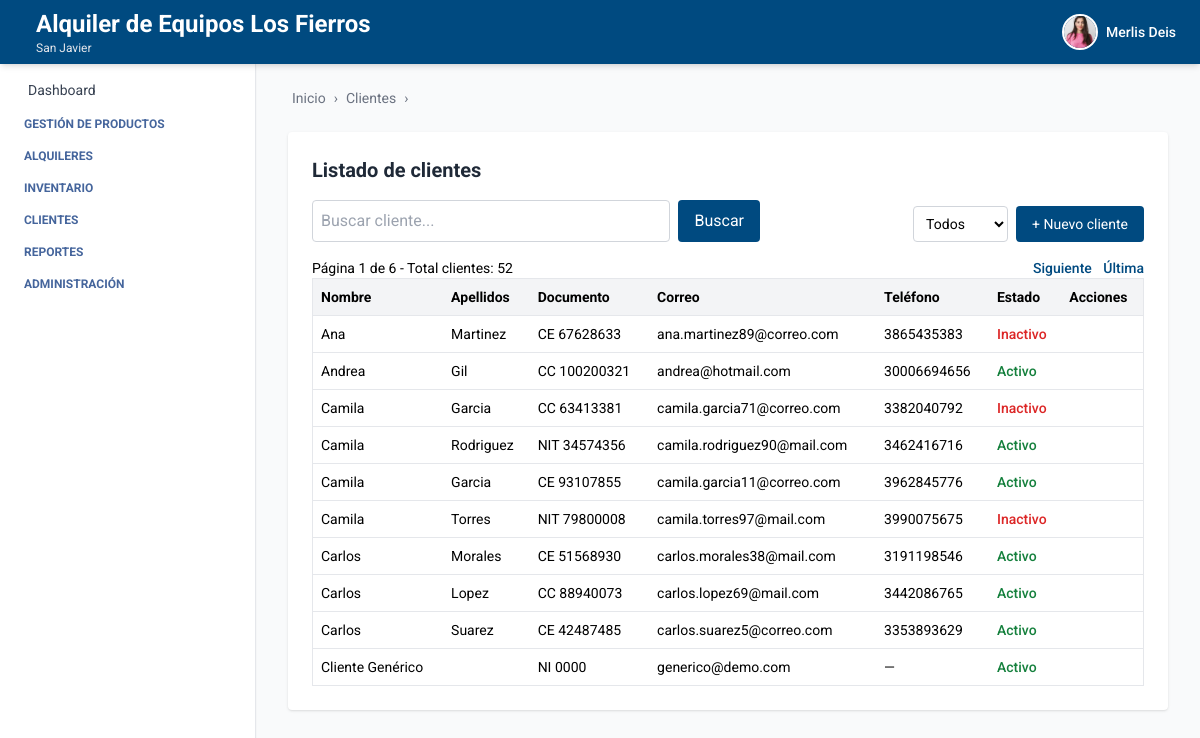
The app's page /clientes/ (signed in), older data.
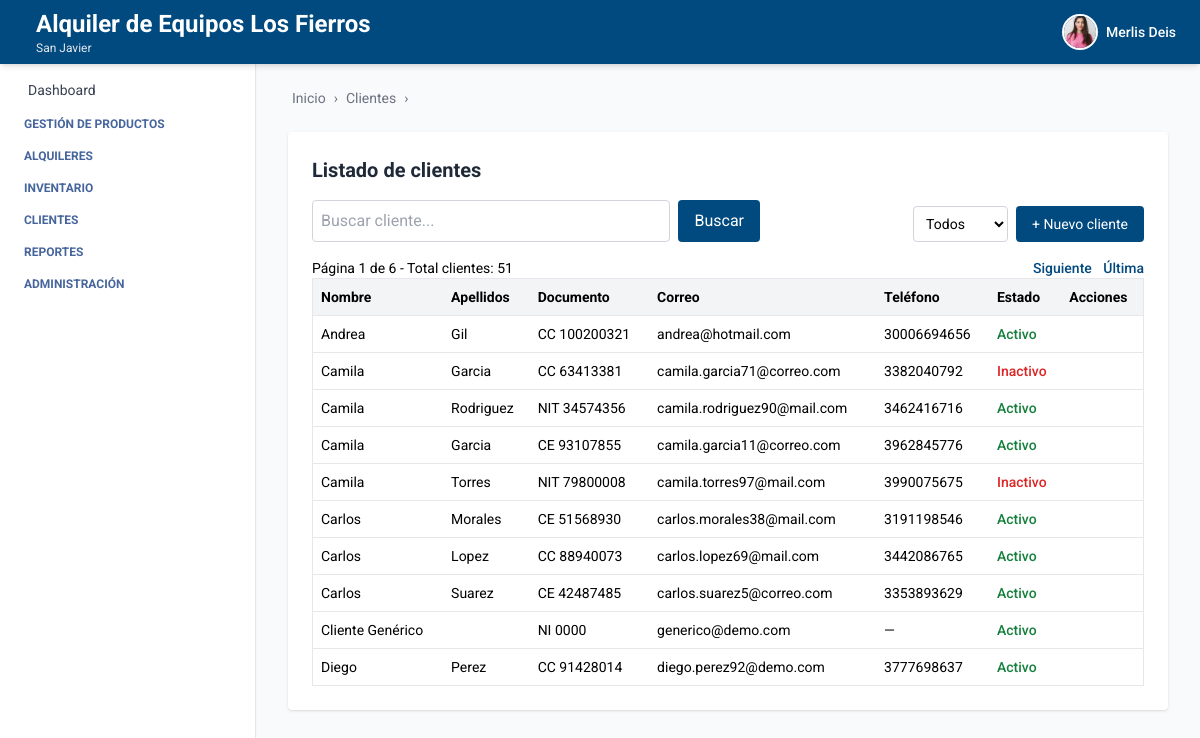
The same page, newer data.
### cliente/models.py (models this page shows, shortened)
class Cliente(Persona):
    documento = models.CharField(max_length=30)  # ← ahora está en Cliente
    empresa = models.ForeignKey(Empresa, on_delete=models.CASCADE)
    estado = models.BooleanField(default=True)
    class Meta:
        verbose_name = 'Cliente'
        verbose_name_plural = 'Clientes'
        unique_together = ('documento', 'empresa')  # ✅ ahora sí funciona

### persona/models.py (models this page shows, shortened)
class Persona(models.Model):
    TIPO_DOCUMENTO_CHOICES = [
        ('CC', 'Cédula de ciudadanía'),
        ('NIT', 'NIT'),
        ('CE', 'Cédula de extranjería'),
    ]
    nombre = models.CharField(max_length=100)
    apellidos = models.CharField(max_length=100)
    tipo_documento = models.CharField(max_length=10, choices=TIPO_DOCUMENTO_CHOICES)
    telefono = models.CharField(max_length=20, blank=True, null=True)
    correo = models.EmailField(blank=True, null=True)
    direccion = models.CharField(max_length=255, blank=True, null=True)
    class Meta:
        verbose_name = 'Persona'
        verbose_name_plural = 'Personas'

### cliente/views.py (the view, shortened to what this page needs)
# urls.py: path('clientes/', cliente_list, name='cliente_list'),
@login_required
def cliente_list(request):
    query = request.GET.get('q', '').strip()
    clientes_qs = Cliente.objects.filter(empresa=request.user.empresa)
    total_clientes= len(Cliente.objects.filter(empresa=request.user.empresa))
    clientes_qs = clientes_qs.order_by('nombre')
    paginator = Paginator(clientes_qs, 10)
    page_number = request.GET.get('page')
    clientes = paginator.get_page(page_number)
    total_clientes= "Total clientes: " + str(total_clientes)
    return render(request, 'cliente_list.html', {
        'clientes': clientes,
        'total_clientes': total_clientes,
        'query': query,
        'estado_filtro': 'todos',
        'breadcrumb_items': [('Clientes', 'Listado')],
    })

### cliente/templates/cliente_list.html (shortened to what this page needs)
{% extends 'index.html' %}
{% block breadcrumb %}
  {% include 'breadcrumb.html' with home='/' breadcrumbs=breadcrumb_items %}
{% endblock %}
{% block content %}
  <div class="max-w-6xl mx-auto mt-6 bg-white p-6 rounded shadow">
    <div class="flex justify-between items-center mb-4">
      <h2 class="text-xl font-bold text-gray-800">Listado de clientes</h2>
    </div>
    <form method="get" class="mb-4 flex justify-between items-end gap-2">
      <div class="flex gap-2 w-full max-w-md">
        <input type="text" name="q" value="{{ query }}" placeholder="Buscar cliente..." class="p-2 border border-gray-300 rounded w-full" />
        <button type="submit" class="bg-[var(--primary-color)] text-white px-4 py-2 rounded">Buscar</button>
      </div>
      <div class="flex items-end gap-2">
        <select id="filtro-estado" class="p-2 border border-gray-300 rounded text-sm bg-white">
          <option value="{% url 'cliente_list' %}" {% if estado_filtro == 'todos' %}selected{% endif %}>Todos</option>
      </select>
        <a href="{% url 'cliente_create' %}" class="bg-[var(--primary-color)] text-white px-4 py-2 rounded text-sm hover:bg-blue-700 transition">+ Nuevo cliente</a>
      </div>
    </form>
    <table class="min-w-full bg-white border border-gray-200 rounded text-sm">
      <thead class="bg-gray-100 text-left">
        <tr>
          <th class="p-2">Nombre</th>
          <th class="p-2">Apellidos</th>
          <th class="p-2">Documento</th>
          <th class="p-2">Correo</th>
          <th class="p-2">Teléfono</th>
          <th class="p-2">Estado</th>
          <th class="p-2">Acciones</th>
        </tr>
      </thead>
      <tbody>
        {% for cliente in clientes %}
          <tr class="border-t">
            <td class="p-2">{{ cliente.nombre }}</td>
            <td class="p-2">{{ cliente.apellidos }}</td>
            <td class="p-2">{{ cliente.tipo_documento }} {{ cliente.documento }}</td>
            <td class="p-2">{{ cliente.correo|default:'—' }}</td>
            <td class="p-2">{{ cliente.telefono|default:'—' }}</td>
            <td class="p-2">
              {% if cliente.estado %}
                <span class="text-green-700 font-medium">Activo</span>
              {% else %}
                <span class="text-red-600 font-medium">Inactivo</span>
              {% endif %}
            </td>
            <td class="p-2 text-sm">
            </td>
          </tr>
        {% empty %}
          <tr>
            <td colspan="7" class="p-4 text-center text-gray-500">No hay clientes registrados.</td>
          </tr>
        {% endfor %}
      </tbody>
      <div class="mt-4 flex justify-between items-center text-sm">
        <div>
          Página {{ clientes.number }} de {{ clientes.paginator.num_pages }} - <span>{{ total_clientes }}</span>
        </div>
        <div class="space-x-2">
          {% if clientes.has_next %}
            <a href="?page={{ clientes.next_page_number }}"
              class="text-[var(--primary-color)] font-medium">
              Siguiente
            </a>
            <a href="?page={{ clientes.paginator.num_pages }}"
              class="text-[var(--primary-color)] font-medium">
              Última
            </a>
          {% endif %}
        </div>
      </div>
    </table>
  </div>
{% endblock %}

Row changes from the older to the newer data that the page shows:
removed Cliente: nombre "Ana", apellidos "Martinez", tipo_documento "CE", documento "67628633", correo "ana.martinez89@correo.com", telefono "3865435383", estado "Inactivo"
now on this page (row unchanged): Cliente: nombre "Diego", apellidos "Perez", tipo_documento "CC", documento "91428014", correo "diego.perez92@demo.com", telefono "3777698637", estado "Activo"
Text that changed along with them:
{{ total_clientes }}: "Total clientes: 52" → "Total clientes: 51"
